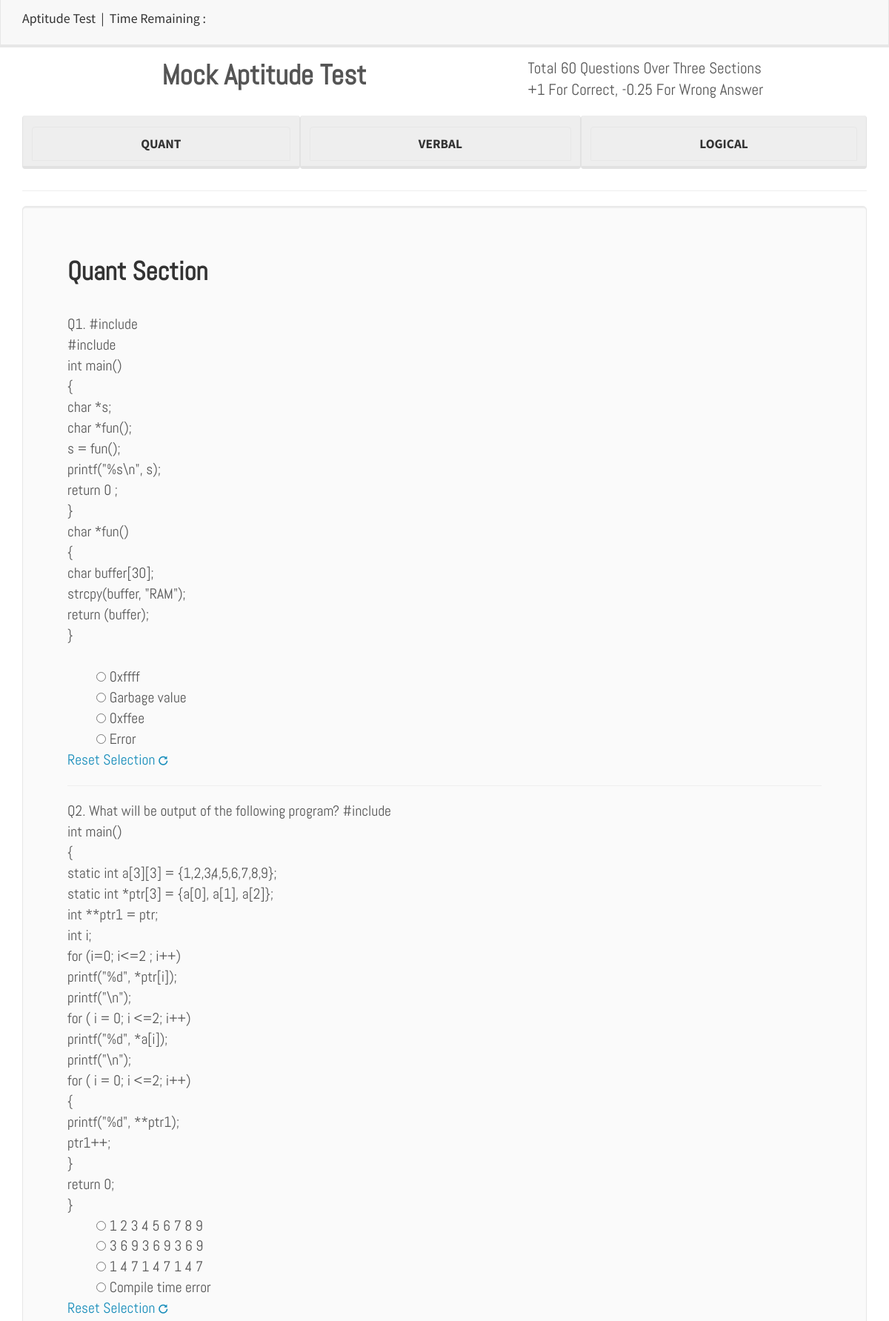
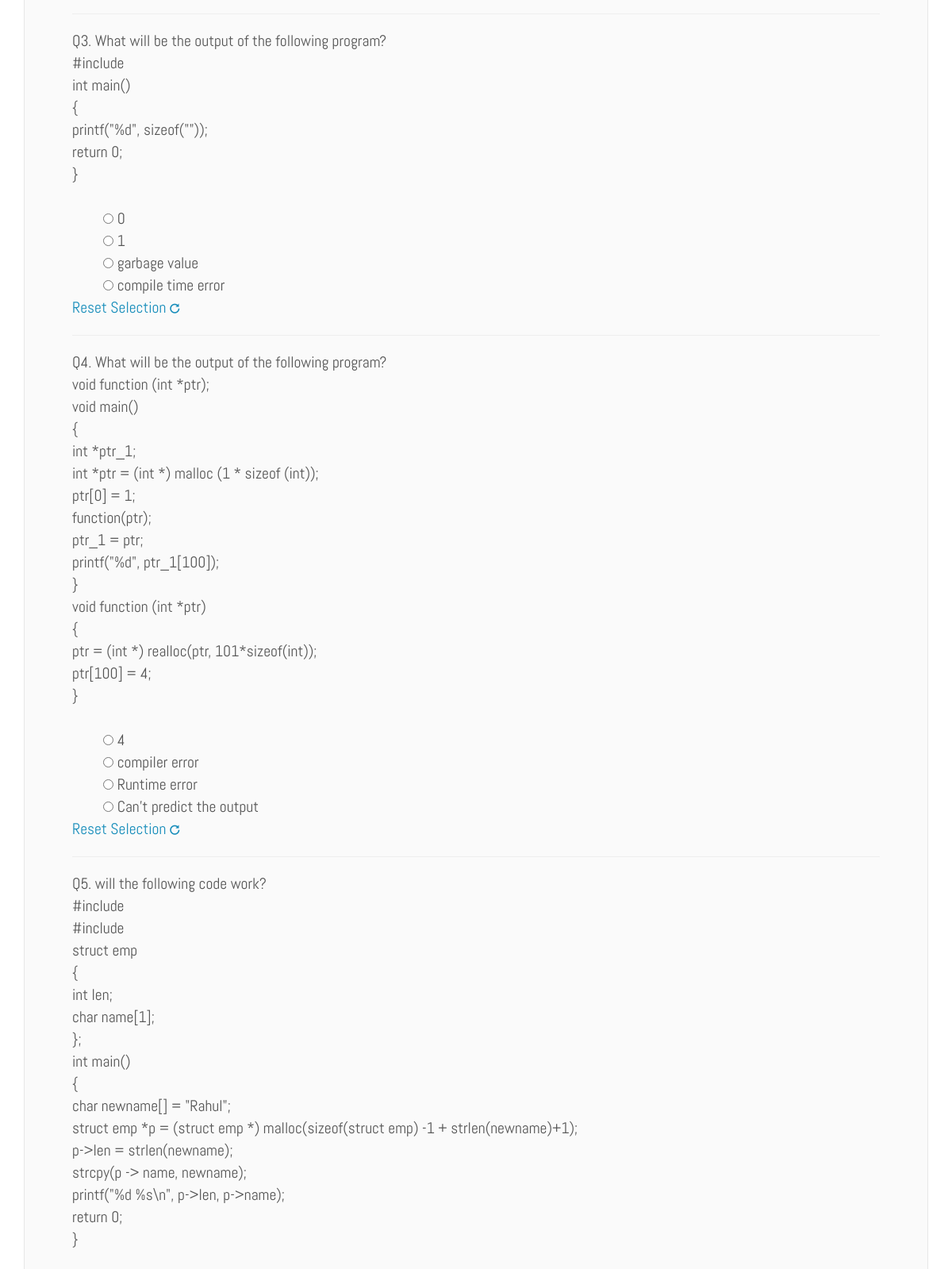
The app's page /quiz.php (signed in, upper part) with its own data (2 pictures, top to bottom).
### tables this page shows
CREATE TABLE IF NOT EXISTS `question_1` (
  `id` int(11) NOT NULL AUTO_INCREMENT,
  `type` int(11) NOT NULL,
  `question` text NOT NULL,
  `choice_1` text NOT NULL,
  `choice_2` text NOT NULL,
  `choice_3` text NOT NULL,
  `choice_4` text NOT NULL,
  `correct_choice` char(1) NOT NULL,
  PRIMARY KEY (`id`)
);

### quiz.php (the view, shortened to what this page needs)
<?php
    include 'connect.php';
    $roll =$_COOKIE['roll_no'];
    ?>
<!DOCTYPE html>
<html>
    <head>
        <link rel="stylesheet" href="Stylesheet/styles.css" />
        <link rel="stylesheet" href="Bootstrap/css/bootstrap.min.css" />
    </head>
    <body onload="unhide('quant', 'verbal', 'logical')" onbeforeunload="return warning()">
        <div class="navbar navbar-default navbar-fixed-top" >
        <div class="container">
        <div class="navbar-header">
            <a class="navbar-brand">Aptitude Test&nbsp;&nbsp;|&nbsp;&nbsp;Time Remaining : <span id="timerSet" style="color: red"></span></a>
        </div>
        <div class="navbar-collapse collapse" id="navbar-main">
            <ul class="nav navbar-nav navbar-right">
                <li>
                    <p class="navbar-brand"><?php
                    ?></p>
                </li>
            </ul>
        </div>
      </div>
    </div>
        <div class="container" >
        <div class="page-header" id="banner" >
            <div class="row" > <br>
                <div class="col-lg-7 col-md-7 col-sm-6">
                    <center><div class="where_it_starts" style="padding-top: 0.4em">Mock Aptitude Test</div></center>
                </div>
                <div class="col-lg-5 col-md-5 col-sm-6">
                    <div class="lead">Total 60 Questions Over Three Sections<br>
                                      +1 For Correct, -0.25 For Wrong Answer</div>
                </div>
            </div>
            <ul class="nav nav-tabs nav-justified">
        <li role="presentation" class="btn btn-default btn-m" style="font-size:1.24em;"><a href="javascript: unhide('quant', 'verbal', 'logical')">Quant</a></li>
        <li role="presentation" class="btn btn-default btn-m" style="font-size:1.24em;"><a href="javascript: unhide('verbal', 'quant', 'logical')">Verbal</a></li>
        <li role="presentation" class="btn btn-default btn-m" style="font-size:1.24em;"><a href="javascript: unhide('logical', 'quant', 'verbal')">Logical</a></li>
  <br>
</ul>
        </div>
        <div class="row">
            <div class="col-lg-12">
                <div class="bs-component">
                <div class="jumbotron">
                    <form action="quiz.php" method="POST" enctype="multipart/form-data" id="QuestionForm" name="n">
                    <?php
                        $check=mysqli_query($con,"SELECT `type1`,`type2`,`type3` FROM `result` WHERE roll='$roll'") or die("Database Error");
                        $quant_randomize=NULL;
                        $q=mysqli_fetch_object($check);
                        if($q->type1==NULL)
                        {
                            $quant_randomize = mysqli_query($con,"SELECT * FROM(SELECT * FROM `question_1` WHERE `type`=1 ORDER BY RAND() LIMIT 20)AS `a` ORDER BY `id`") or die("Database Error");
                        }
                        echo '<div id="quant" style="font-family: myFontSpecs; font-size: 1.4em">';
                        echo '<p class="philosophical_fact">';
                        echo '<h2 style="font-family:myFontSpecs; font-size: 1.8em;"><b>Quant Section</b></h2><br>';
                        $number = 1;
                        while($retrieve = mysqli_fetch_object($quant_randomize)) {
                            echo 'Q'.$number.'. '.$retrieve->question.'<br>';
                            echo '<input type="radio" name="'.$retrieve->id.'" id="'.$retrieve->id.'a'.'"value="a" style="margin-left: 2em"> '.$retrieve->choice_1.'<br>';
                            echo '<input type="radio" name="'.$retrieve->id.'" id="'.$retrieve->id.'b'.'" value="b" style="margin-left: 2em"> '.$retrieve->choice_2.'<br>';
                            echo '<input type="radio" name="'.$retrieve->id.'" id="'.$retrieve->id.'c'.'" value="c" style="margin-left: 2em"> '.$retrieve->choice_3.'<br>';
                            echo '<input type="radio" name="'.$retrieve->id.'" id="'.$retrieve->id.'d'.'" value="d" style="margin-left: 2em"> '.$retrieve->choice_4.'<br>';
                            echo '<a name="'.$retrieve->id.'Button" onclick="resetButton('.$retrieve->id.')" style="cursor: pointer;">Reset Selection <span class="glyphicon glyphicon-repeat" style="font-size: 0.64em"></span></a>';
                            echo '<br><hr>';
                            $number = $number + 1;
                        }
                        echo '</p><a href='."#top".'>Back To Top &uarr;</a>';
                        echo '</p></div>';
                    ?>
                    </form>
                    </div>
                </div>
            </div>
            </div>
        </div>
    </body>
</html>

### Stylesheet/styles.css (style rules this page uses)
.where_it_starts { font-size: 2.7em; font-family: myFontSpecs; font-weight: bold; }
.lead { margin-top: 0.8em; font-family: myFontSpecs; }
.philosophical_fact { text-align: justify; }

### quiz.php (style rules this page uses)
.unhidden { display:block; }

### records on screen
question_1: question "#include #include int main() { char *s; char *fun(); s = fun(); printf(\"%s\\n\", s); return 0 ; } char *fun() { char buffer[30]; strcpy(buffer, \"RAM\"); return (buffer); }", choice_1 "0xffff", choice_2 "Garbage value", choice_3 "0xffee", choice_4 "Error"
question_1: question "What will be output of the following program? #include int main() { static int a[3][3] = {1,2,3,4,5,6,7,8,9}; static int *ptr[3] = {a[0], a[1], a[2]}; int **ptr1 = ptr; int i; for (i=0; i<=2 ; i++) printf(\"%d\", *ptr[i]); printf(\"\\n\"); for ( i = 0; i <=2; i++) printf(\"%d\", *a[i]); printf(\"\\n\"); for ( i = 0; i <=2; i++) { printf(\"%d\", **ptr1); ptr1++; } return 0; }", choice_1 "1 2 3 4 5 6 7 8 9", choice_2 "3 6 9 3 6 9 3 6 9", choice_3 "1 4 7 1 4 7 1 4 7", choice_4 "Compile time error"
question_1: question "What will be the output of the following program? #include int main() { printf(\"%d\", sizeof(\"\")); return 0; }", choice_1 "0", choice_2 "1", choice_3 "garbage value", choice_4 "compile time error"
question_1: question "What will be the output of the following program? void function (int *ptr); void main() { int *ptr_1; int *ptr = (int *) malloc (1 * sizeof (int)); ptr[0] = 1; function(ptr); ptr_1 = ptr; printf(\"%d\", ptr_1[100]); } void function (int *ptr) { ptr = (int *) realloc(ptr, 101*sizeof(int)); ptr[100] = 4; }", choice_1 "4", choice_2 "compiler error", choice_3 "Runtime error", choice_4 "Can't predict the output"
question_1: question "will the following code work? #include #include struct emp { int len; char name[1]; }; int main() { char newname[] = \"Rahul\"; struct emp *p = (struct emp *) malloc(sizeof(struct emp) -1 + strlen(newname)+1); p->len = strlen(newname); strcpy(p -> name, newname); printf(\"%d %s\\n\", p->len, p->name); return 0; }"
